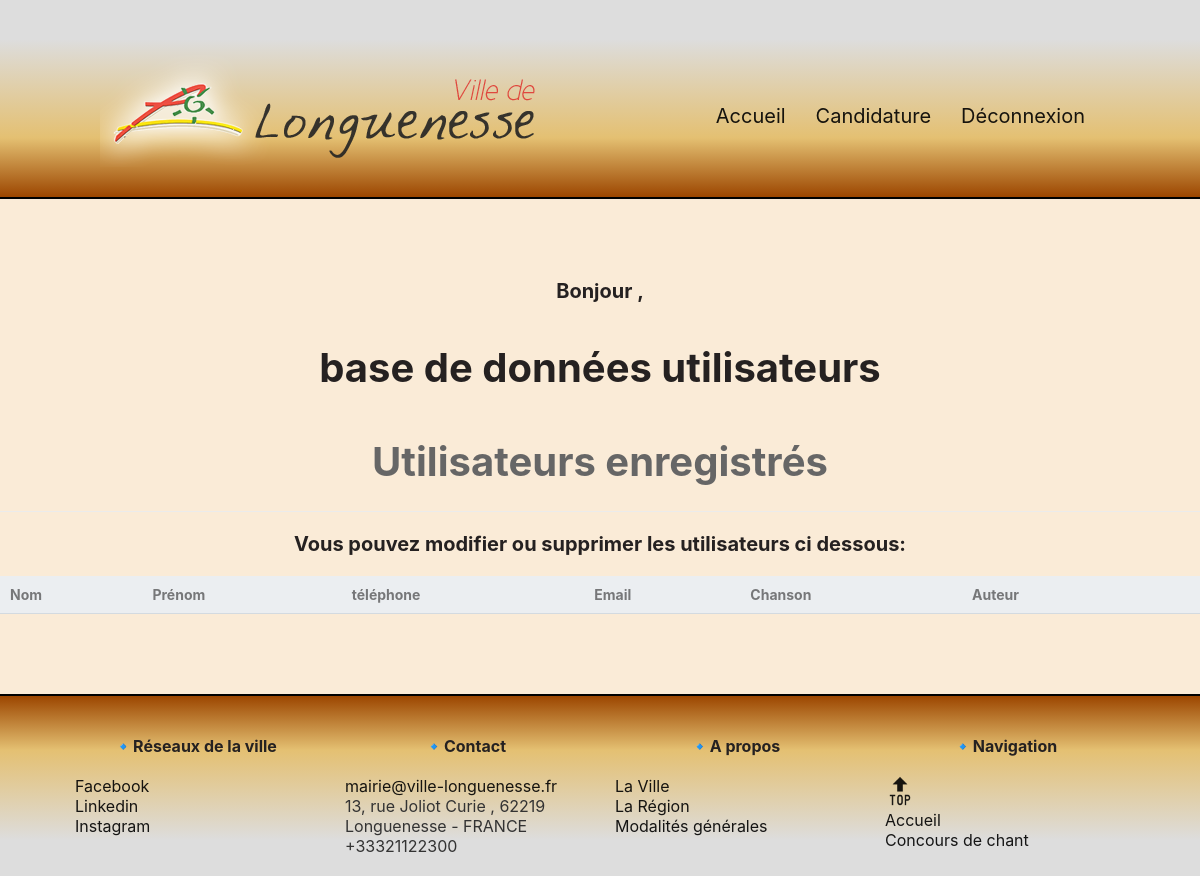
/lecturebdd.php, run on an earlier commit of the app's database.
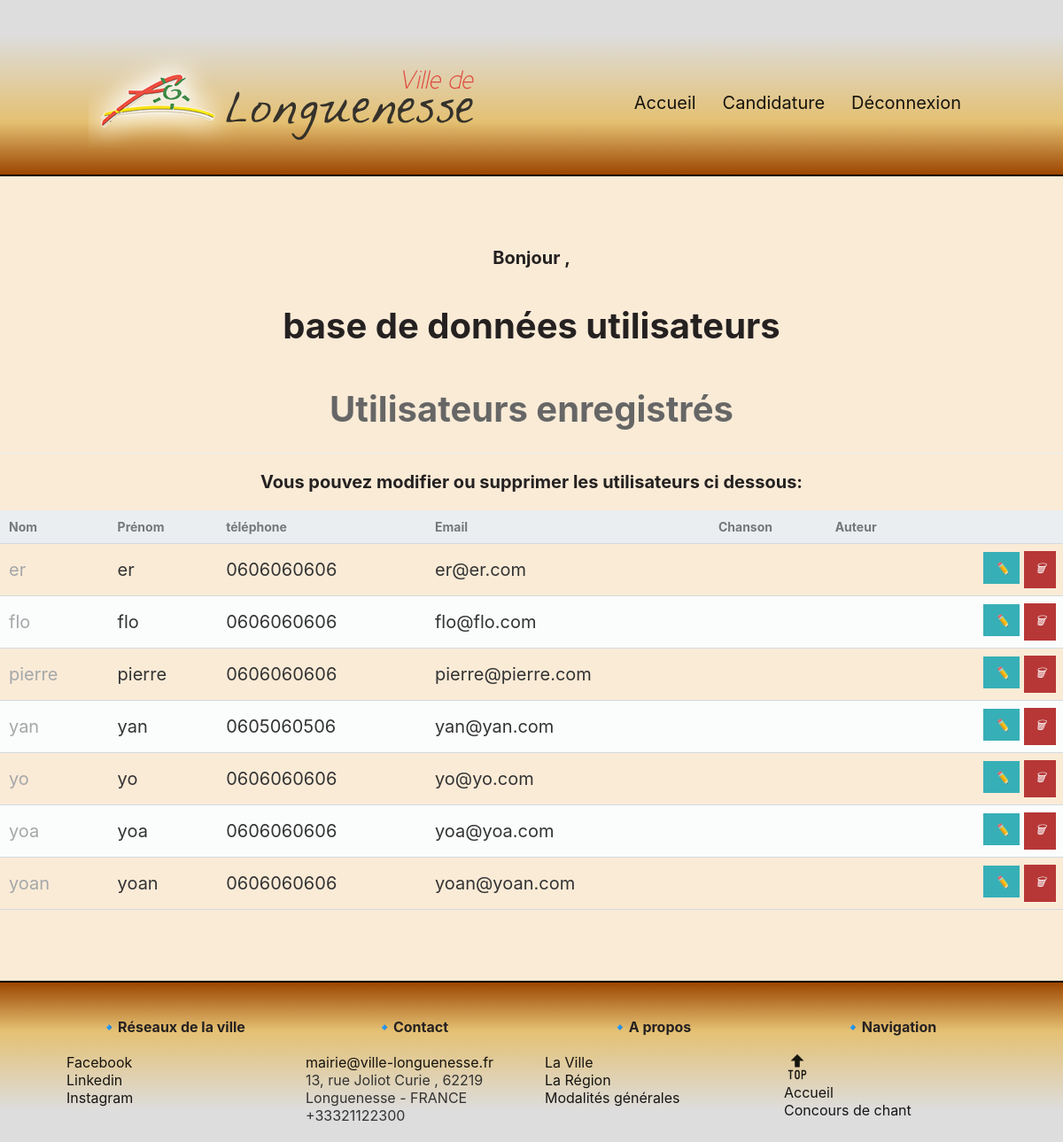
And on a later commit of the database.
### tables this page shows
CREATE TABLE `utilisateur` (
  `id` int(11) NOT NULL,
  `nom` varchar(100) NOT NULL,
  `prenom` varchar(100) NOT NULL,
  `dateDeNaissance` date NOT NULL,
  `telephone` varchar(14) NOT NULL,
  `email` varchar(255) NOT NULL,
  `pseudo` varchar(100) NOT NULL,
  `pass` varchar(100) NOT NULL,
  `isAdmin` tinyint(1) NOT NULL,
  `cree_le` timestamp NOT NULL DEFAULT CURRENT_TIMESTAMP
);

### lecturebdd.php (the view, shortened to what this page needs)
<?php include('cookie.php');
include "config/bdds.php";
$page = isset($_GET['page']) && is_numeric($_GET['page']) ? (int)$_GET['page'] : 1;
$records_per_page = 10;
$stmt = $mysqlConnection->prepare('SELECT * FROM utilisateur ORDER BY email LIMIT :current_page, :record_per_page');
$stmt->bindValue(':current_page', ($page-1)*$records_per_page, PDO::PARAM_INT);
$stmt->bindValue(':record_per_page', $records_per_page, PDO::PARAM_INT);
$stmt->execute();
$Utilisateur = $stmt->fetchAll(PDO::FETCH_ASSOC);
$stmt2 = $mysqlConnection->prepare('SELECT * FROM candidature ORDER BY email LIMIT :current_page, :record_per_page');
$stmt2->bindValue(':current_page', ($page-1)*$records_per_page, PDO::PARAM_INT);
$stmt2->bindValue(':record_per_page', $records_per_page, PDO::PARAM_INT);
$stmt2->execute();
$Candidature = $stmt2->fetchAll(PDO::FETCH_ASSOC);
?>
<!DOCTYPE html>
<html>
<head>
    <link rel="stylesheet" href="style.css">
</head>
<body>
    <?php include_once('header.php'); ?>
    <div class="main">
        <article class="contenu">
        <h3>Bonjour <?php echo $echomail?>, </h3>
        <h2>base de données utilisateurs</h2>
        <div class="content read">
	<h2>Utilisateurs enregistrés</h2>
    <center><h3>Vous pouvez modifier ou supprimer les utilisateurs  ci dessous:</h3></center>
	<table>
        <thead>
            <tr>
                <td>Nom</td>
                <td>Prénom</td>
                <td>téléphone</td>
                <td>Email</td>
                <td>Chanson</td>
                <td>Auteur</td>
                <td></td>
            </tr>
        </thead>
        <tbody>
            <?php foreach ($Utilisateur as $Utilisateur): ?>
            <tr>
                <td><?=$Utilisateur['nom']?></td>
                <td><?=$Utilisateur['prenom']?></td>
                <td><?=$Utilisateur['telephone']?></td>
                <td><?=$Utilisateur['email']?></td>
                <td><?=$Candidature['chanson'] ?></td>
                <td><?=$Candidature['auteur'] ?></td>
                <td class="actions">
                    <a href="updatebdd.php?id=<?=$Utilisateur['id']?>" class="edit"><i class="fas fa-pen fa-xs">✏️</i></a>
                    <a href="deletebdd.php?id=<?=$Utilisateur['id']?>" class="trash"><i class="fas fa-trash fa-xs">🗑</i></a>
                </td>
            </tr>
            <?php endforeach; ?>
        </tbody>
    </table>
</div>
    </div>
    <?php include_once("footer.php"); ?>
</body>
</html>

### header.php
<link rel="stylesheet" href="style.css">
<header>
    <h2><a href="index.php"> <img class="site-title-img" src="./media/longuenesse.png"></a></h2>
    <nav>
        <li><a href="index.php">Accueil</a></li>
        <li><a href="api.php">Candidature</a></li>
        <li><a href="deconnexion.php">Déconnexion</a></li>
    </nav>
</header>

### footer.php
<footer>
        <div class="contenu-footer">
            <div class="bloc footer-reseaux">
                <h3>🔹Réseaux de la ville</h3>
                <ul class="liste-reseaux">
                    <li><a href="https://fr-fr.facebook.com/villedelonguenesse/">Facebook</a></li>
                    <li><a href="https://www.linkedin.com/in/communication-longuenesse-2106ab18/?originalSubdomain=fr#">Linkedin</a></li>
                    <li><a href="https://www.instagram.com/mediatour.longuenesse/?hl=fr">Instagram</a></li>
                </ul>
            </div>
            <div class="bloc footer-contact">
                <h3>🔹Contact</h3>
                <ul class="liste-contact">
                    <li><a href="mailto:mairie@ville-longuenesse.fr">mairie@ville-longuenesse.fr</a></li>
                    <li>13, rue Joliot Curie , 62219 Longuenesse - FRANCE</li>
                    <li>+33321122300</li>
                </ul>
            </div>
            <div class="bloc footer-apropos">
                <h3>🔹A propos</h3>
                <ul class="liste-apropos">
                    <li><a href="https://fr.wikipedia.org/wiki/Longuenesse"> La Ville</a></li>
                    <li><a href="https://www.hautsdefrance.fr/"> La Région</a></li>
                    <li><a href="">Modalités générales</a></li>
                </ul>
            </div>
            <div class="bloc footer-navigation">
                <h3>🔹Navigation</h3>
                <ul class="liste-navigation">
                    <li>
                        <a href="#top"><img src="./media/top1.png" width="30px" height="30px" font-style="line-height:2px"></a>
                    </li>
                    <li><a href="index.html">Accueil</a></li>
                    <li><a href="concoursdechant.html">Concours de chant</a></li>
                </ul>
            </div>
        </div>
    </footer>

### style.css (style rules this page uses)
* { margin: 0; padding: 0; box-sizing: border-box; font-family: -apple-system, BlinkMacSystemFont, "segoe ui", roboto, oxygen, ubuntu, cantarell, "fira sans", "droid sans", "helvetica neue", Arial, sans-serif; font-size: 1em; -webkit-font-smoothing: antialiased; -moz-osx-font-smoothing: grayscale; }
html { font: normal 16px sans-serif; background-color: #faebd7; }
body { margin:0; color: #333; font-size: 20px; font-family: "Gill Sans", "Gill Sans MT", Calibri, "Trebuchet MS", sans-serif; }
ul, nav { list-style: none; }
header a, footer a, button a { text-decoration: none; color: inherit; cursor: pointer; opacity: 0.9; }
h2 { font-size: 2em; }
header { position:top; left: 0; z-index: 10; width: 100%; display: flex; justify-content: space-between; align-items: center; color: black; padding: 35px 100px 0; background: linear-gradient(0.5turn, #ddd 20%, rgb(228, 192, 114) 70%, rgb(156, 70, 0)); border-bottom: 2px solid #000; }
header h2 { font-family: "Quicksand", sans-serif; }
header nav li { margin: 0 15px; color:rgb(0, 0, 0) }
header nav { display: flex; color: rgb(0, 0, 0); }
.main { margin: 5% 0; padding-left: 0; }
i { font-size: small; margin-left: 5%; }
form h2, form h1, h2 { color: #252121; text-align: center; padding: 20px 0px; }
h3 { color: #252121; text-align: center; padding: 20px 0px; }
footer { background: linear-gradient(0turn, #ddd 20%, rgb(228, 192, 114) 70%, rgb(156, 70, 0)); justify-content: center; border-top: 2px solid #000; position: absolute; display: block; width: 100%; margin-top: 20px; }
.contenu-footer { width: 90%; margin: 0 auto; display: flex; justify-content: center; align-items: flex-start; font-size: 0.8em; padding: 20px 0 20px; bottom: 10px; }
.bloc { width: 25%; margin: 0 15px; }
.footer-reseaux h3, .footer-contact h3, .footer-apropos h3, .footer-navigation h3 { font-size: 1em; padding-bottom: 20px; font-weight: bolder; }
.liste-reseaux, .liste-contact, .liste-apropos, .liste-navigation { list-style-type: none; }
.liste-reseaux a, .liste-contact a, .liste-apropos a, .liste-navigation a { text-decoration: none; color: black; }
.content { width: 100%; margin: 0 auto; }
.content h2 { margin: 0; padding: 25px 0; border-bottom: 1px solid #ebebeb; color: #666666; }
.read table { width: 100%; padding-top: 30px; border-collapse: collapse; }
.read table thead { background-color: #ebeef1; border-bottom: 1px solid #d3dae0; }
.read table thead td { padding: 10px; font-weight: bold; color: #767779; font-size: 14px; }
.read table tbody tr { border-bottom: 1px solid #d3dae0; }
.read table tbody tr:nth-child(even) { background-color: #fbfcfc; }
.read table tbody tr td { padding: 10px; }
.read table tbody tr td:nth-child(1) { color: #a5a7a9; }
.read table tbody tr td.actions { padding: 8px; text-align: right; }
.read table tbody tr td.actions .edit, .read table tbody tr td.actions .trash { display: inline-flex; text-align: right; text-decoration: none; color: #FFFFFF; padding: 10px 12px; }
.read table tbody tr td.actions .trash { background-color: #b73737; }
.read table tbody tr td.actions .edit { background-color: #37afb7; }

What changed in the data, as far as the page shows it:
added utilisateur: nom "er", prenom "er", telephone "0606060606", email "er@er.com"
added utilisateur: nom "flo", prenom "flo", telephone "0606060606", email "flo@flo.com"
added utilisateur: nom "pierre", prenom "pierre", telephone "0606060606", email "pierre@pierre.com"
added utilisateur: nom "yan", prenom "yan", telephone "0605060506", email "yan@yan.com"
added utilisateur: nom "yo", prenom "yo", telephone "0606060606", email "yo@yo.com"
added utilisateur: nom "yoa", prenom "yoa", telephone "0606060606", email "yoa@yoa.com"
added utilisateur: nom "yoan", prenom "yoan", telephone "0606060606", email "yoan@yoan.com"
